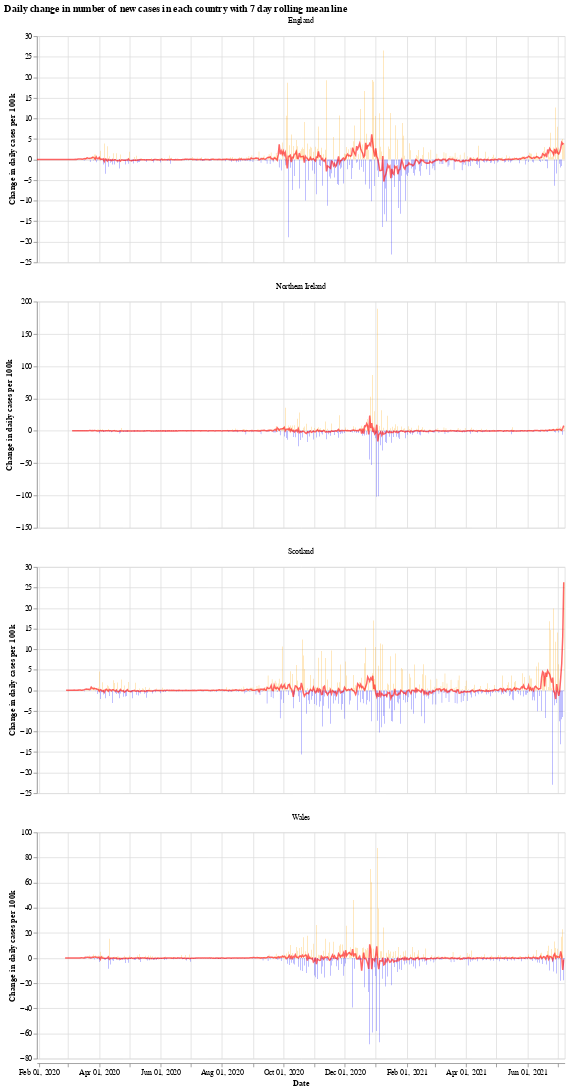

The notebook cell saved with this chart:
### Markdown cell above
We will use the Python library `Altair` for visualising the data, see the [altair docs](https://altair-viz.github.io/) for more information.

First we have a graph which shows the daily change in the number of new cases for each country. This number jumps up and down all over the place, which is likely due to delay in reporting of new cases over the weekend. Another interesting thing is that it looks like the daily cases in Wales experienced a much shorter period of calm over the summer (calm in the sense of daily cases not jumping up and down).

The orange bars are days when the number of new cases (per 100k population) was more than the previous day, while the blue are days when the number of new cases dropped. The red line is the 7 day moving average. 

When the moving average line is below 0, it means that there is a consistent drop in new cases. We can see this clearly happening around the times that lockdowns were introduced (though, to varying degrees). I will update the graphs soon with a marker of when each lockdown started.

### Code cell
# collapse
import altair as alt

bars = alt.Chart(uk_cases).mark_bar().encode(
    x=alt.X("yearmonthdate(date):T", axis=alt.Axis(title='Date')),
    y=alt.Y("casesChangeRate:Q", axis=alt.Axis(title='Change in daily cases per 100k')),
    tooltip='casesChange',
    color=alt.condition(
        alt.datum.casesChangeRate > 0,
        alt.value("orange"),  # The positive color
        alt.value("blue")  # The negative color
    )
).properties(title='Daily change in number of new cases with 7 day rolling mean',width=700).interactive()

line = alt.Chart(uk_cases).mark_line(
    color='red',
    size=2,
    opacity=0.6
).transform_window(
    rolling_mean='mean(casesChangeRate)',
    frame=[0, 7],
    groupby=['areaName']
).encode(
    x='yearmonthdate(date):T',
    y='rolling_mean:Q'
)

alt.layer(bars, line, data=uk_cases).facet(alt.Column(
    'areaName', title=''), columns=1).resolve_scale(y='independent').properties(title='Daily change in number of new cases in each country with 7 day rolling mean line')

### Figure 1 — Vega-Lite specification as saved in the notebook (floating-point values rounded to 4 significant figures; data arrays with more than 128 entries replaced by an {"elided": "..."} marker saying what was removed)
{"config": {"view": {"continuousWidth": 400, "continuousHeight": 300}}, "data": {"name": "data-4a643e411ce1e7f2d0c5ed8c0c1ee880"}, "facet": {"type": "nominal", "field": "areaName", "title": ""}, "spec": {"layer": [{"mark": "bar", "encoding": {"color": {"condition": {"value": "orange", "test": "(datum.casesChangeRate > 0)"}, "value": "blue"}, "tooltip": {"type": "quantitative", "field": "casesChange"}, "x": {"type": "temporal", "axis": {"title": "Date"}, "field": "date", "timeUnit": "yearmonthdate"}, "y": {"type": "quantitative", "axis": {"title": "Change in daily cases per 100k"}, "field": "casesChangeRate"}}, "selection": {"selector001": {"type": "interval", "bind": "scales", "encodings": ["x", "y"]}}, "title": "Daily change in number of new cases with 7 day rolling mean", "width": 700}, {"mark": {"type": "line", "color": "red", "opacity": 0.6, "size": 2}, "encoding": {"x": {"type": "temporal", "field": "date", "timeUnit": "yearmonthdate"}, "y": {"type": "quantitative", "field": "rolling_mean"}}, "transform": [{"window": [{"op": "mean", "field": "casesChangeRate", "as": "rolling_mean"}], "frame": [0, 7], "groupby": ["areaName"]}]}]}, "columns": 1, "resolve": {"scale": {"y": "independent"}}, "title": "Daily change in number of new cases in each country with 7 day rolling mean line", "$schema": "https://vega.github.io/schema/vega-lite/v4.8.1.json", "datasets": {"data-4a643e411ce1e7f2d0c5ed8c0c1ee880": {"elided": "2008 records"}}}
